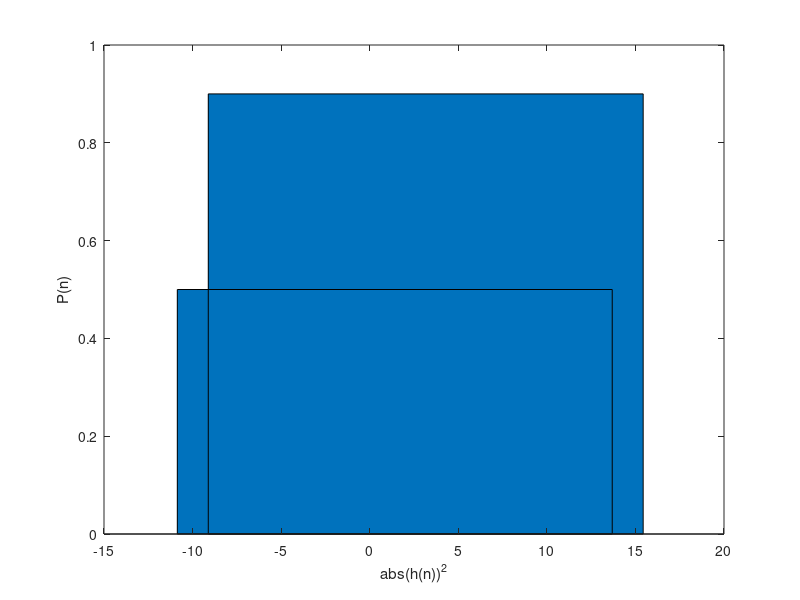

The MATLAB script that drew this image:
Nc = 10;
N0 = 1;
lamda = 1;
h = [.1 + .1i,.2 + .8i,.01 + .2i,1 + 1i,3 + 1i,.1 + .7i,.09 + .02i,.1 + .8i,.4 + .8i,.1 + .3i];
P = zeros(1,Nc); 

for i = 1:10
    P(i) = 1/lamda - N0/abs(h(i))^2;
    if P(i) < 0 
        P(i) = 0;
    end
end

figure;
bar(abs(h), P, 10)
xlabel('abs(h(n))^2')
ylabel('P(n)')
    
    
    
